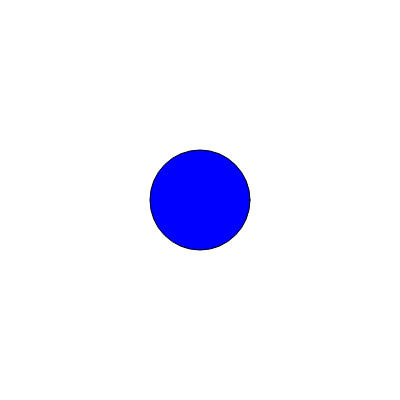
Frame 1 (no input)
Frame 60 (no input): identical to frame 1, image omitted
Frame 120 (the mouse pressed at the canvas centre since frame 60): identical to frame 1, image omitted

The p5.js sketch that drew this single still picture (run headless with seeded random() and noise() and a simulated clock; from frame 60 on, the mouse is pressed at the canvas centre):

// p5.js sketch
// ── sketch.js
 function setup() {
  let width =400
  let height =400
  createCanvas(width, height);
}

function draw() {
  background(255); 

  let cornerSize = 200;
  let cornerSizetop = 200;

  if (mouseX < cornerSize && mouseY < cornerSizetop) {
    // en haut à gauche
    fill(0, 0, 255);
    
    let circleDiameter = 50;
    ellipse(width / 2, height / 2, circleDiameter, circleDiameter);
  }
  
  if (mouseX < cornerSize && mouseY > cornerSize) {
    //en bas à gauche
    fill(0, 255, 0);

  }
  
  if (mouseX > cornerSize && mouseY > cornerSize) {
    //en bas à droite
    fill(255, 0, 0);
    
  }
  
   if (mouseX > cornerSize && mouseY < cornerSize) {
    //en bas à droite
    fill("yellow");
    
 }
  
  let circleDiameter = 100;
  ellipse(width / 2, height / 2, circleDiameter, circleDiameter);
  
  
}
